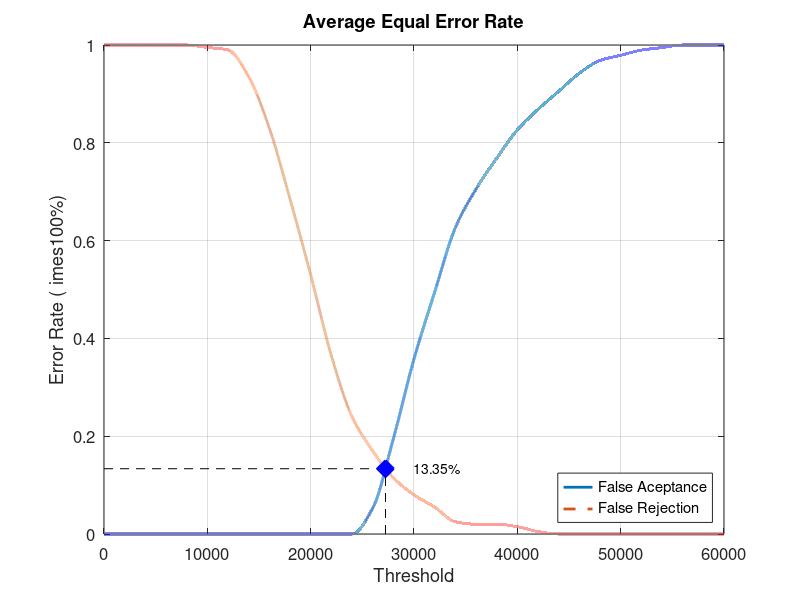
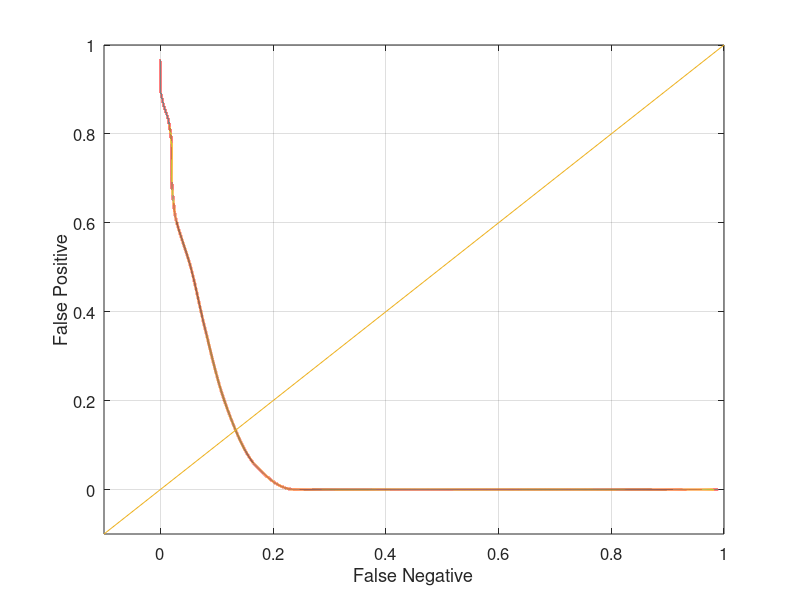

Recreate these plots in MATLAB, in order.
close all;
clear;
clc;
x = 0:2000:60000;
xq = 0:0.5:60000;

y0 = [0 0 0 0 0 0 0 0 0 0 0 0 0 0.0526316 0.194737 0.357895 0.494737 0.626316 0.705263 0.768421 0.826316 0.868421 0.905263 0.942105 0.968421 0.978947 0.989474 0.994737 1 1 1]
yy0 = interp1(x, y0, xq, 'pchip');
y1 = [1 1 1 1 1 0.995 0.99 0.935 0.83 0.685 0.53 0.365 0.24 0.17 0.115 0.08 0.055 0.025 0.02 0.02 0.015 0.005 0 0 0 0 0 0 0 0 0]
yy1 = interp1(x, y1, xq, 'pchip');

% Calculating EER: 
y2 = abs(y0 - y1);
find(y2 == min(y2))
yy2 = abs(yy0 - yy1);
xEER = find(yy2 == min(yy2));
xEERIndex = xq(xEER) % X-axis EER
yEER = yy0(xEER) % Y-axis EER

main = figure
plot(xq, yy0,'-','LineWidth', 2);	hold on
plot(xq, yy1,'--','LineWidth', 2);	hold on
plot([xEERIndex xEERIndex], [0 yEER], 'k--');	hold on
plot([0 xEERIndex], [yEER yEER], 'k--');	hold on
plot(xEERIndex, yEER, 'bx', 'LineWidth', 10);	hold on
text(xEERIndex + 10 * xEERIndex / 100, yEER, [num2str(round((10000 * yEER)) / 100) '%'])
legend('False Aceptance', 'False Rejection', 'Location', 'SouthEast')
xlabel('Threshold')
ylabel('Error Rate (	imes100%)')
title('Average Equal Error Rate')
set(gca, 'FontSize', 12)
axis([0 60000 0 1])
grid on

print(main, 'Database1_1Main', '-dpng');
FNRxFPR = figure('Color', [1 1 1]);
plot(yy1, yy0, '-', yy1, yy0, 'LineWidth', 2);
hold on
y = -0.1:0.1:1
plot(y, y); 
set(gca, 'FontSize', 12)
xlabel('False Negative')
ylabel('False Positive')
axis([-0.1 1 -0.1 1])
set(gca, 'FontSize', 12)
grid on

print(FNRxFPR, 'Database1_1FNRxFPR','-dpng');
